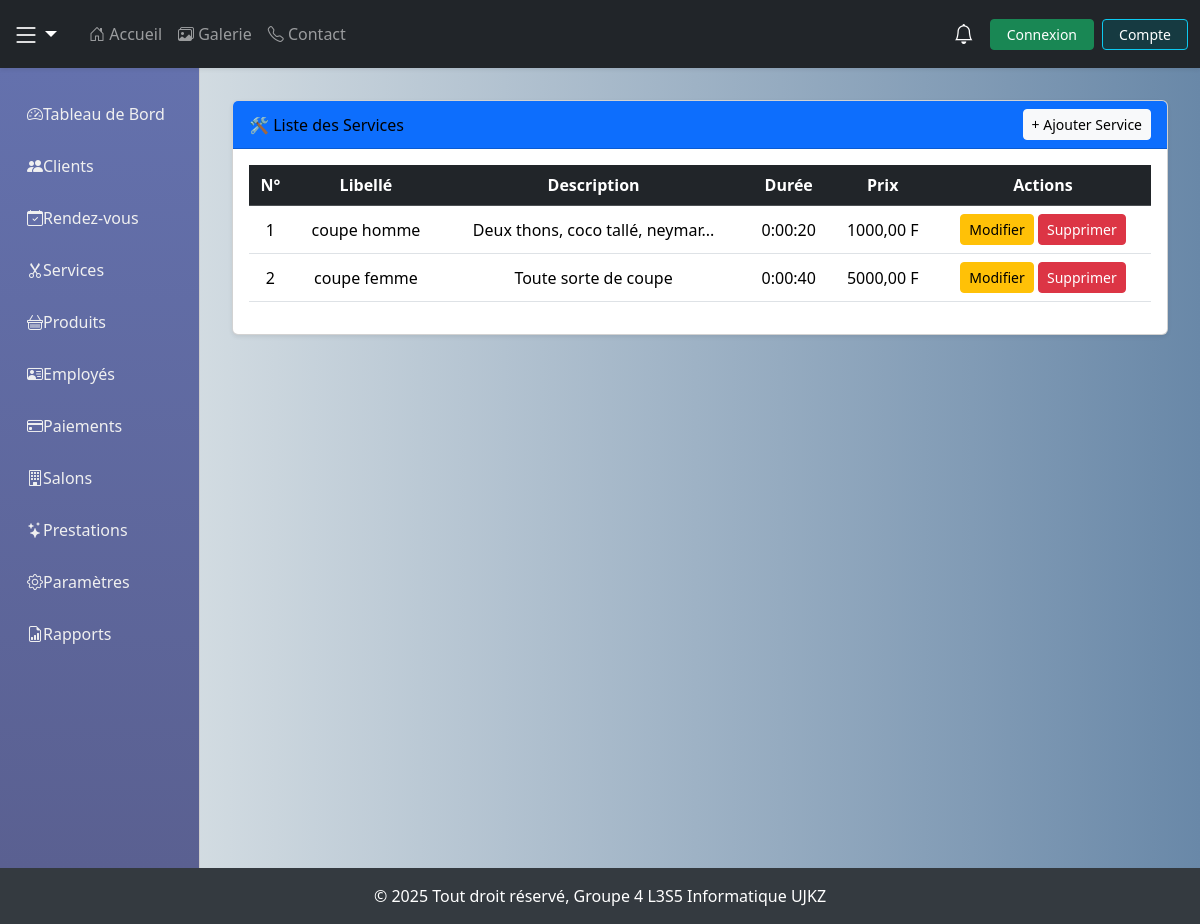
/services/, run on an earlier commit of the app's database.
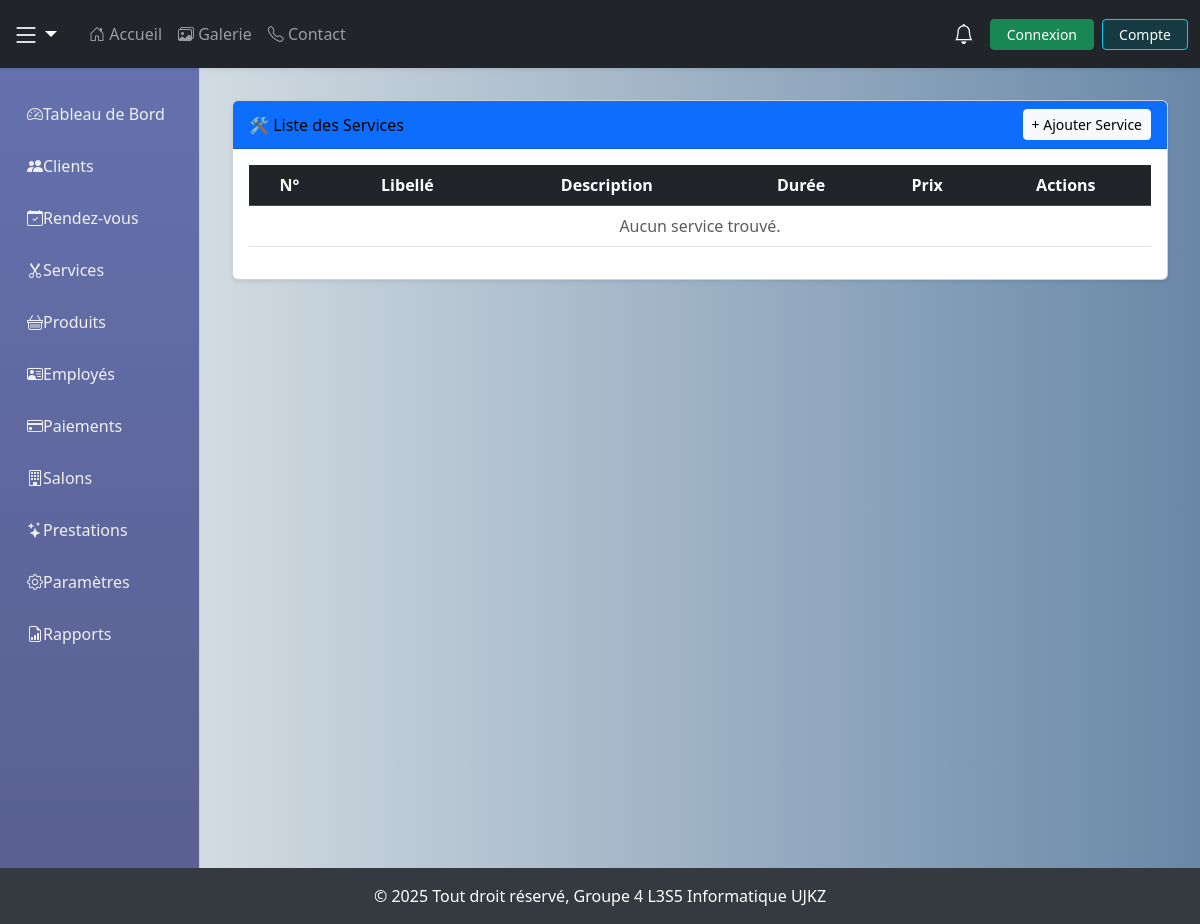
And on a later commit of the database.
### coiffure/models.py (models this page shows, shortened)
class Service(models.Model):
    libelle = models.CharField(max_length=100)
    description = models.TextField(blank=True)
    duree = models.DurationField(help_text="Durée estimée (hh:mm:ss)")
    prix = models.DecimalField(max_digits=10, decimal_places=2)

### coiffure/views.py (the view)
# urls.py: path('services/', views.liste_services, name="liste_services"),
def liste_services(request):
    services = Service.objects.all()
    return render(request, "coiffure/service/liste_services.html", {"services": services})

### coiffure/context_processors.py (called while the page is built)
def notifications(request):
    if request.user.is_authenticated:
        user_notifications = Notification.objects.filter(utilisateur=request.user)
        notifs_non_lues = user_notifications.filter(lu=False).count()
        notifications_recents = user_notifications.order_by('-date')[:5]
    else:
        notifications_recents = []
        notifs_non_lues = 0
    return {
        'notifications': notifications_recents,
        'notif_count': notifs_non_lues,  # <- renommer ici pour ton template
    }

### coiffure/templates/coiffure/service/liste_services.html (shortened to what this page needs)
{% extends "coiffure/base.html" %}
{% block content %}
<div class="card shadow-sm">
    <div class="card-header d-flex justify-content-between align-items-center bg-primary text-white">
        <span>🛠️ Liste des Services</span>
        <a href="{% url 'ajouter_service' %}" class="btn btn-light btn-sm">+ Ajouter Service</a>
    </div>
    <div class="card-body p-3">
        <div class="table-responsive">
            <table class="table table-hover text-center align-middle">
                <thead class="table-dark">
                    <tr>
                        <th>N°</th>
                        <th>Libellé</th>
                        <th>Description</th>
                        <th>Durée</th>
                        <th>Prix</th>
                        <th>Actions</th>
                    </tr>
                </thead>
                <tbody>
                    {% for service in services %}
                    <tr>
                        <td>{{ forloop.counter }}</td>
                        <td>{{ service.libelle }}</td>
                        <td>{{ service.description|default:"-" }}</td>
                        <td>{{ service.duree }}</td>
                        <td>{{ service.prix }} F</td>
                        <td>
                            <a href="{% url 'modifier_service' service.id %}" class="btn btn-warning btn-sm">Modifier</a>
                            <a href="{% url 'supprimer_service' service.id %}" class="btn btn-danger btn-sm" onclick="return confirm('Supprimer ce service ?');">Supprimer</a>
                        </td>
                    </tr>
                    {% empty %}
                    <tr>
                        <td colspan="6" class="text-center text-muted">Aucun service trouvé.</td>
                    </tr>
                    {% endfor %}
                </tbody>
            </table>
        </div>
    </div>
</div>
{% endblock %}

What changed in the data, as far as the page shows it:
removed Service: libelle "coupe homme", description "Deux thons, coco tallé, neymar...", duree "0:00:20", prix "1000,00"
removed Service: libelle "coupe femme", description "Toute sorte de coupe", duree "0:00:40", prix "5000,00"
Also different on the page:
text now shown: "Aucun service trouvé."
